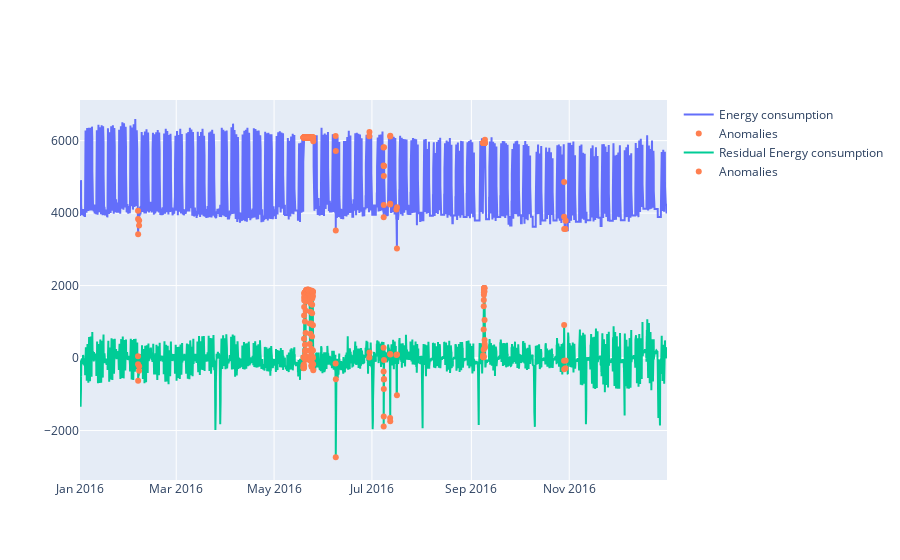

Notebook code cell kept with this figure:
### Code cell
fig = go.Figure()
fig.add_trace(go.Scatter(x=serien.index, y=serien.meter_reading, name='Energy consumption'))
fig.add_trace(go.Scatter(x=anomalies.index, y=serien.meter_reading[anomalies.index], mode='markers', marker=dict(color='coral'), name='Anomalies'))
fig.add_trace(go.Scatter(x=serien.index, y=serien.resid, name='Residual Energy consumption'))
fig.add_trace(go.Scatter(x=anomalies.index, y=serien.resid[anomalies.index], mode='markers', marker=dict(color='coral'), name='Anomalies'))
fig.update_layout(showlegend=True)
fig.show()

### Figure 1 — Plotly figure (JSON) as saved in the notebook; plotly's stock layout.template omitted (floating-point values rounded to 4 significant figures; data arrays with more than 128 entries replaced by an {"elided": "..."} marker saying what was removed)
{"data": [{"name": "Energy consumption", "type": "scatter", "x": {"elided": "8784 str values"}, "y": {"elided": "8784 float values"}}, {"marker": {"color": "coral"}, "mode": "markers", "name": "Anomalies", "type": "scatter", "x": {"elided": "203 str values"}, "y": {"elided": "203 float values"}}, {"name": "Residual Energy consumption", "type": "scatter", "x": {"elided": "8784 str values"}, "y": {"elided": "8784 float values"}}, {"marker": {"color": "coral"}, "mode": "markers", "name": "Anomalies", "type": "scatter", "x": {"elided": "203 str values"}, "y": {"elided": "203 float values"}}], "layout": {"showlegend": true}}
